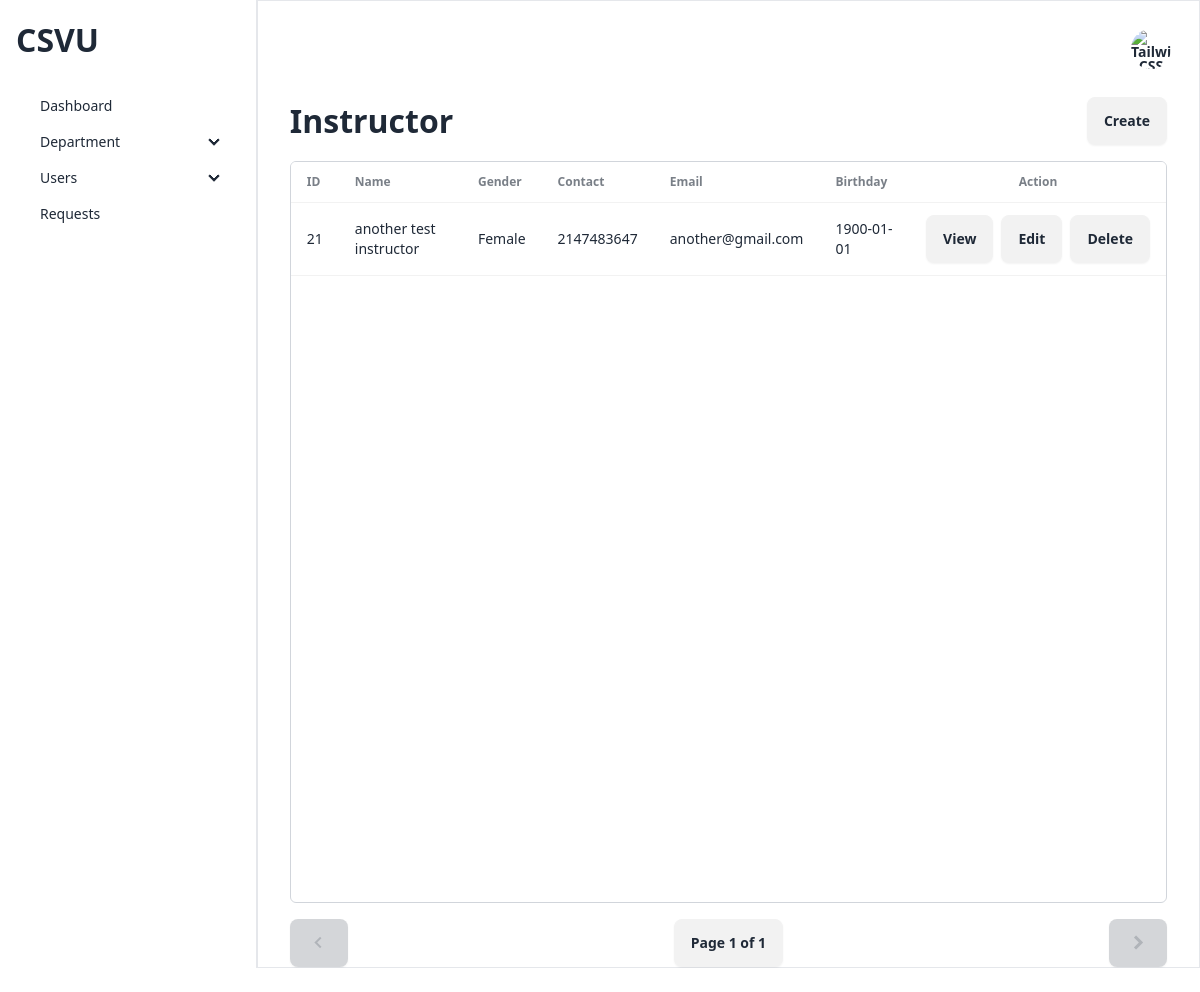
The page /admin/views/manage-instructor.php (signed in) on the database its author committed.
### tables this page shows
CREATE TABLE `ap_userdetails` (
  `id` int(12) NOT NULL,
  `firstName` varchar(255) NOT NULL,
  `middleName` varchar(255) NOT NULL,
  `lastName` varchar(255) NOT NULL,
  `email` varchar(255) NOT NULL,
  `password` varchar(255) NOT NULL,
  `gender` varchar(255) NOT NULL,
  `contact` int(11) NOT NULL,
  `birthday` date DEFAULT NULL,
  `year_level` varchar(255) DEFAULT NULL,
  `roles` varchar(255) NOT NULL,
  `sid` varchar(255) DEFAULT NULL
);

### admin/views/manage-instructor.php (the view, shortened to what this page needs)
<?php
require("../../configuration/config.php");
require_once("../../components/header.php");
$limit = 10;
$page = isset($_GET['page']) ? $_GET['page'] : 1;
$start = ($page - 1) * $limit;
$queryCount = "SELECT count(*) as total FROM ap_userdetails WHERE roles = 'instructor'";
$resultCount = $dbCon->query($queryCount);
$rowCount = $resultCount->fetch_assoc();
$total = $rowCount['total'];
$pages = ceil($total / $limit);
$query = "SELECT * FROM ap_userdetails WHERE roles = 'instructor' LIMIT $start, $limit";
?>
<main class="w-screen h-[95%] overflow-x-hidden flex" >
    <?php require_once("../layout/sidebar.php")  ?>
    <section class="border w-full px-4">
        <?php require_once("../layout/topbar.php") ?>
        <div class="px-4 flex justify-between flex-col gap-4">
            <div class="flex justify-between items-center">
                <div class="flex justify-between items-center">
                    <h1 class="text-[32px] font-bold">Instructor</h1>
                </div>
                <a href="./create/instructor.php" class="btn">Create</a>
            </div>
            <div class="overflow-x-hidden border border-gray-300 rounded-md" style="height: calc(100vh - 250px)">
                <table class="table table-md table-pin-rows table-pin-cols ">
                    <thead>
                        <tr>
                            <td>ID</td>
                            <td>Name</td>
                            <td>Gender</td>
                            <td>Contact</td>
                            <td>Email</td>
                            <td>Birthday</td>
                            <td class="text-center">Action</td>
                        </tr>
                    </thead>
                    <tbody>
                        <?php $instructors = $dbCon->query($query); ?>
                        <?php while($row = $instructors->fetch_assoc()) { ?>
                            <tr>
                                <td><?= $row['id'] ?></td>
                                <td><?= $row['firstName'] ?> <?= $row['middleName'] ?> <?= $row['lastName'] ?></td>
                                <td><?= ucfirst($row['gender']) ?></td>
                                <td><?= $row['contact'] ?></td>
                                <td><?= $row['email'] ?></td>
                                <td><?= $row['birthday'] ?></td>
                                <td>
                                    <div class="flex gap-2">
                                        <label for="view-instructor-<?= $row['id'] ?>" class="btn btn-small">View</label>
                                        <label for="edit-instructor-<?= $row['id'] ?>" class="btn btn-small">Edit</label>
                                        <label for="delete-instructor-<?= $row['id'] ?>" class="btn btn-small">Delete</label>
                                    </div>
                                </td>
                            </tr>
                        <?php } ?>
                    </tbody>
                </table>
            </div>
            <div class="flex justify-between items-center">
                <a class="btn text-[24px]" href="<?= $_SERVER['PHP_SELF'] ?>?page=<?= $page - 1 ?>" <?php if($page - 1 <= 0) { ?> disabled <?php } ?>>
                    <i class='bx bx-chevron-left'></i>
                </a>
                <button class="btn" type="button">Page <?= $page ?> of <?= $pages ?></button>
                <a class="btn text-[24px]" href="<?= $_SERVER['PHP_SELF'] ?>?page=<?= $page + 1 ?>" <?php if($page + 1 >= $pages) { ?> disabled <?php } ?>>
                    <i class='bx bxs-chevron-right' ></i>
                </a>
            </div>
        </div>
    </section>
</main>

### rows shown on the page
ap_userdetails: id "21", firstName "another", middleName "test", lastName "instructor", gender "Female", contact "2147483647", email "another@gmail.com", birthday "1900-01-01"

### other values the page prints
$page "1"
$pages "1"
